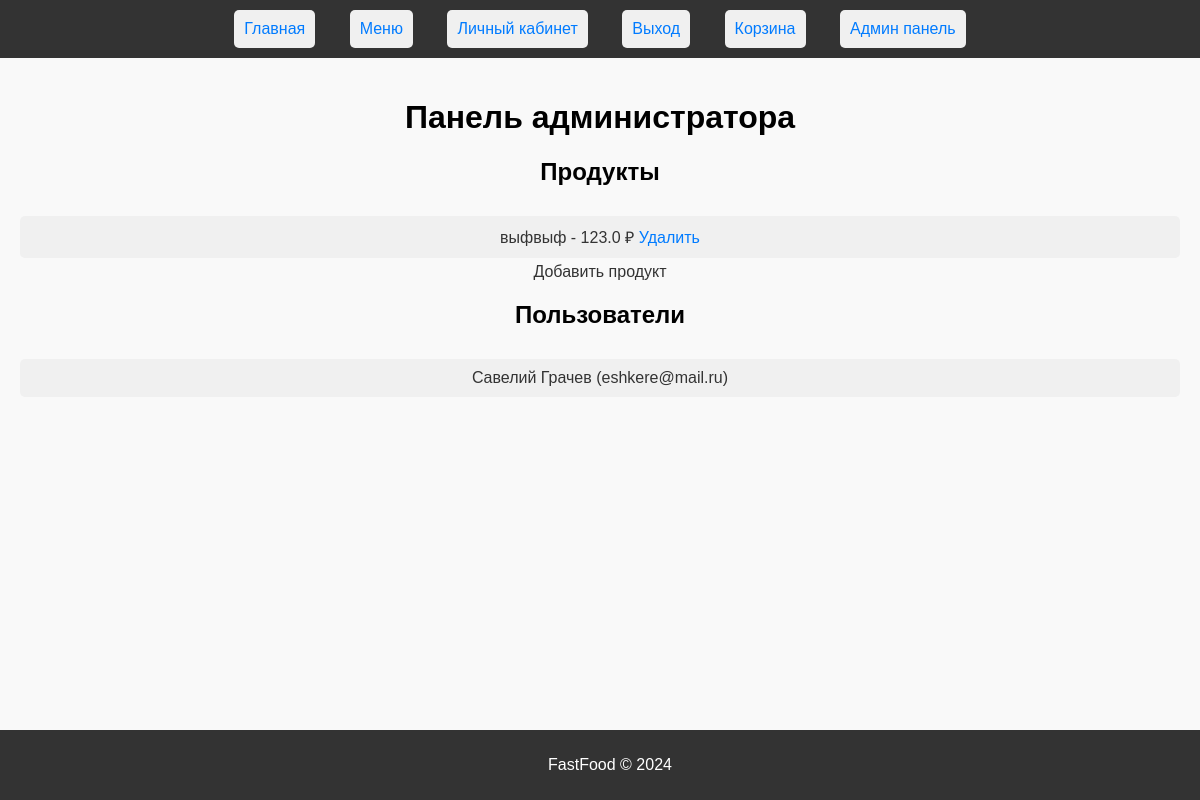
Screenshot of /admin (signed in) with the database file from the repository.
### models.py (models this page shows)
class Product(Base):
    __tablename__ = 'products'
    id = Column(Integer, primary_key=True, index=True)
    name = Column(String, nullable=False)
    price = Column(Float, nullable=False)
    quantity_in_stock = Column(Integer, default=0)
    cart_items = relationship("CartItem", back_populates="product")

class Client(Base):
    __tablename__ = 'clients'
    id = Column(Integer, primary_key=True, index=True)
    first_name = Column(String, nullable=False)
    last_name = Column(String, nullable=False)
    phone = Column(String, nullable=False)
    gender = Column(String, nullable=False)
    email = Column(String, unique=True, nullable=False)
    hashed_password = Column(String, nullable=False)
    role = Column(String, default="admin")
    cart_items = relationship("CartItem", back_populates="user")

### main.py (the view)
@app.get("/admin", response_class=HTMLResponse)
async def admin_panel(request: Request, db: Session = Depends(get_db)):
    user_email = request.cookies.get("user_email")
    if not user_email:
        return RedirectResponse("/login")
    client = db.query(Client).filter(Client.email == user_email).first()
    if not client:
        raise HTTPException(status_code=404, detail="Пользователь не найден")
    if client.role != "admin":  # Проверка на роль администратора
        return RedirectResponse("/menu")
    products = db.query(Product).all()
    users = db.query(Client).all()
    return templates.TemplateResponse("admin_panel.html", {"request": request, "products": products, "users": users})

### templates/admin_panel.html (shortened to what this page needs)
{% extends "base.html" %}
{% block content %}
    <h1>Панель администратора</h1>
    <h2>Продукты</h2>
    <ul>
        {% for product in products %}
            <li>{{ product.name }} - {{ product.price }} ₽
                <a href="/admin/delete_product/{{ product.id }}">Удалить</a>
            </li>
        {% endfor %}
    </ul>
    <a href="/admin/products">Добавить продукт</a>
    <h2>Пользователи</h2>
    <ul>
        {% for user in users %}
            <li>{{ user.first_name }} {{ user.last_name }} ({{ user.email }})</li>
        {% endfor %}
    </ul>
{% endblock %}

### static/css/style.css (style rules this page uses)
body { font-family: Arial, sans-serif; margin: 0; padding: 0; background-color: #f9f9f9; }
ul, ol { margin: 0; padding: 0; list-style-type: none; }
li { margin: 5px 0; padding: 10px; background-color: #f0f0f0; border-radius: 5px; font-size: 16px; font-family: Arial, sans-serif; color: #333; }
li a { text-decoration: none; color: #007BFF; }
h2 { text-align: center; margin-bottom: 30px; }
a { text-decoration: none; color: #333; }

### rows the page displays
Product: name "выфвыф", price "123.0"
Client: first_name "Cавелий", last_name "Грачев", email "eshkere@mail.ru"
